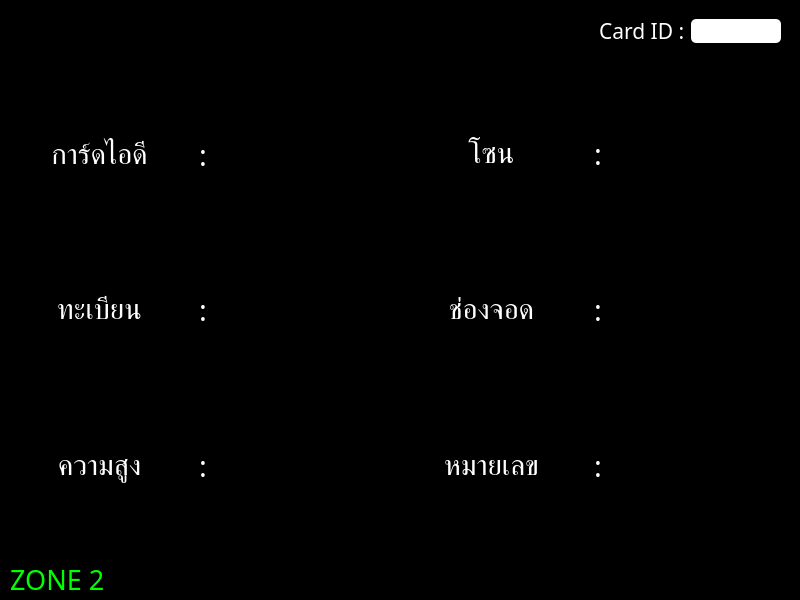
<?xml version="1.0" encoding="UTF-8"?>
<ui version="4.0">
 <class>MainControllerZ2Window</class>
 <widget class="QMainWindow" name="MainControllerZ2Window">
  <property name="geometry">
   <rect>
    <x>0</x>
    <y>0</y>
    <width>800</width>
    <height>600</height>
   </rect>
  </property>
  <property name="windowTitle">
   <string>Controller_zone1</string>
  </property>
  <widget class="QWidget" name="centralwidget">
   <property name="styleSheet">
    <string notr="true">background-color: rgb(0, 0, 0);</string>
   </property>
   <layout class="QVBoxLayout" name="verticalLayout">
    <property name="spacing">
     <number>0</number>
    </property>
    <property name="leftMargin">
     <number>0</number>
    </property>
    <property name="topMargin">
     <number>0</number>
    </property>
    <property name="rightMargin">
     <number>0</number>
    </property>
    <property name="bottomMargin">
     <number>0</number>
    </property>
    <item>
     <widget class="QFrame" name="frame">
      <property name="frameShape">
       <enum>QFrame::StyledPanel</enum>
      </property>
      <property name="frameShadow">
       <enum>QFrame::Raised</enum>
      </property>
      <layout class="QVBoxLayout" name="verticalLayout_2">
       <property name="spacing">
        <number>0</number>
       </property>
       <property name="leftMargin">
        <number>0</number>
       </property>
       <property name="topMargin">
        <number>0</number>
       </property>
       <property name="rightMargin">
        <number>0</number>
       </property>
       <property name="bottomMargin">
        <number>0</number>
       </property>
       <item>
        <widget class="QFrame" name="frame_2">
         <property name="maximumSize">
          <size>
           <width>16777215</width>
           <height>60</height>
          </size>
         </property>
         <property name="frameShape">
          <enum>QFrame::NoFrame</enum>
         </property>
         <property name="frameShadow">
          <enum>QFrame::Raised</enum>
         </property>
         <layout class="QHBoxLayout" name="horizontalLayout_2">
          <item>
           <widget class="QFrame" name="frame_17">
            <property name="font">
             <font>
              <family>Mitr SemiBold</family>
              <pointsize>16</pointsize>
             </font>
            </property>
            <property name="styleSheet">
             <string notr="true">color:#e20000;</string>
            </property>
            <property name="frameShape">
             <enum>QFrame::NoFrame</enum>
            </property>
            <property name="frameShadow">
             <enum>QFrame::Raised</enum>
            </property>
            <layout class="QHBoxLayout" name="horizontalLayout_7">
             <item>
              <widget class="QLabel" name="old_lot_label">
               <property name="font">
                <font>
                 <family>Mitr SemiBold</family>
                 <pointsize>20</pointsize>
                </font>
               </property>
               <property name="text">
                <string/>
               </property>
              </widget>
             </item>
            </layout>
           </widget>
          </item>
          <item>
           <spacer name="horizontalSpacer">
            <property name="orientation">
             <enum>Qt::Horizontal</enum>
            </property>
            <property name="sizeHint" stdset="0">
             <size>
              <width>40</width>
              <height>20</height>
             </size>
            </property>
           </spacer>
          </item>
          <item>
           <widget class="QFrame" name="frame_5">
            <property name="maximumSize">
             <size>
              <width>200</width>
              <height>16777215</height>
             </size>
            </property>
            <property name="frameShape">
             <enum>QFrame::NoFrame</enum>
            </property>
            <property name="frameShadow">
             <enum>QFrame::Raised</enum>
            </property>
            <layout class="QHBoxLayout" name="horizontalLayout">
             <item>
              <widget class="QLabel" name="label">
               <property name="font">
                <font>
                 <family>Mitr SemiBold</family>
                 <pointsize>16</pointsize>
                </font>
               </property>
               <property name="styleSheet">
                <string notr="true">color: rgb(255, 255, 255);</string>
               </property>
               <property name="text">
                <string>Card ID :</string>
               </property>
              </widget>
             </item>
             <item>
              <widget class="QLineEdit" name="lineEdit">
               <property name="font">
                <font>
                 <family>Mitr SemiBold</family>
                 <pointsize>16</pointsize>
                </font>
               </property>
               <property name="styleSheet">
                <string notr="true">background-color: rgb(255, 255, 255);
color: rgb(0, 0, 0);
border-radius:5px;</string>
               </property>
              </widget>
             </item>
            </layout>
           </widget>
          </item>
         </layout>
        </widget>
       </item>
       <item>
        <widget class="QFrame" name="frame_3">
         <property name="frameShape">
          <enum>QFrame::NoFrame</enum>
         </property>
         <property name="frameShadow">
          <enum>QFrame::Raised</enum>
         </property>
         <layout class="QVBoxLayout" name="verticalLayout_3">
          <item>
           <widget class="QFrame" name="frame_4">
            <property name="frameShape">
             <enum>QFrame::NoFrame</enum>
            </property>
            <property name="frameShadow">
             <enum>QFrame::Raised</enum>
            </property>
            <layout class="QHBoxLayout" name="horizontalLayout_3">
             <property name="spacing">
              <number>10</number>
             </property>
             <property name="leftMargin">
              <number>0</number>
             </property>
             <property name="topMargin">
              <number>0</number>
             </property>
             <property name="rightMargin">
              <number>0</number>
             </property>
             <property name="bottomMargin">
              <number>0</number>
             </property>
             <item>
              <widget class="QFrame" name="frame_6">
               <property name="frameShape">
                <enum>QFrame::NoFrame</enum>
               </property>
               <property name="frameShadow">
                <enum>QFrame::Raised</enum>
               </property>
               <layout class="QVBoxLayout" name="verticalLayout_7">
                <property name="leftMargin">
                 <number>0</number>
                </property>
                <property name="topMargin">
                 <number>0</number>
                </property>
                <property name="rightMargin">
                 <number>0</number>
                </property>
                <property name="bottomMargin">
                 <number>0</number>
                </property>
                <item>
                 <widget class="QFrame" name="frame_11">
                  <property name="frameShape">
                   <enum>QFrame::StyledPanel</enum>
                  </property>
                  <property name="frameShadow">
                   <enum>QFrame::Raised</enum>
                  </property>
                  <layout class="QHBoxLayout" name="horizontalLayout_4">
                   <property name="spacing">
                    <number>0</number>
                   </property>
                   <property name="leftMargin">
                    <number>0</number>
                   </property>
                   <property name="topMargin">
                    <number>0</number>
                   </property>
                   <property name="rightMargin">
                    <number>0</number>
                   </property>
                   <property name="bottomMargin">
                    <number>0</number>
                   </property>
                   <item>
                    <widget class="QFrame" name="frame_8">
                     <property name="frameShape">
                      <enum>QFrame::NoFrame</enum>
                     </property>
                     <property name="frameShadow">
                      <enum>QFrame::Raised</enum>
                     </property>
                     <layout class="QVBoxLayout" name="verticalLayout_4">
                      <item>
                       <widget class="QLabel" name="label_2">
                        <property name="font">
                         <font>
                          <family>Mitr SemiBold</family>
                          <pointsize>22</pointsize>
                         </font>
                        </property>
                        <property name="styleSheet">
                         <string notr="true">color: rgb(255, 255, 255);</string>
                        </property>
                        <property name="text">
                         <string>การ์ดไอดี</string>
                        </property>
                        <property name="alignment">
                         <set>Qt::AlignCenter</set>
                        </property>
                       </widget>
                      </item>
                      <item>
                       <widget class="QLabel" name="label_3">
                        <property name="font">
                         <font>
                          <family>Mitr SemiBold</family>
                          <pointsize>22</pointsize>
                         </font>
                        </property>
                        <property name="styleSheet">
                         <string notr="true">color: rgb(255, 255, 255);</string>
                        </property>
                        <property name="text">
                         <string>ทะเบียน</string>
                        </property>
                        <property name="alignment">
                         <set>Qt::AlignCenter</set>
                        </property>
                       </widget>
                      </item>
                      <item>
                       <widget class="QLabel" name="label_4">
                        <property name="font">
                         <font>
                          <family>Mitr SemiBold</family>
                          <pointsize>22</pointsize>
                         </font>
                        </property>
                        <property name="styleSheet">
                         <string notr="true">color: rgb(255, 255, 255);</string>
                        </property>
                        <property name="text">
                         <string>ความสูง</string>
                        </property>
                        <property name="alignment">
                         <set>Qt::AlignCenter</set>
                        </property>
                       </widget>
                      </item>
                     </layout>
                    </widget>
                   </item>
                   <item>
                    <widget class="QFrame" name="frame_9">
                     <property name="maximumSize">
                      <size>
                       <width>30</width>
                       <height>16777215</height>
                      </size>
                     </property>
                     <property name="frameShape">
                      <enum>QFrame::NoFrame</enum>
                     </property>
                     <property name="frameShadow">
                      <enum>QFrame::Raised</enum>
                     </property>
                     <layout class="QVBoxLayout" name="verticalLayout_5">
                      <item>
                       <widget class="QLabel" name="label_5">
                        <property name="font">
                         <font>
                          <family>Mitr SemiBold</family>
                          <pointsize>22</pointsize>
                         </font>
                        </property>
                        <property name="styleSheet">
                         <string notr="true">color: rgb(255, 255, 255);</string>
                        </property>
                        <property name="text">
                         <string>:</string>
                        </property>
                        <property name="alignment">
                         <set>Qt::AlignCenter</set>
                        </property>
                       </widget>
                      </item>
                      <item>
                       <widget class="QLabel" name="label_6">
                        <property name="font">
                         <font>
                          <family>Mitr SemiBold</family>
                          <pointsize>22</pointsize>
                         </font>
                        </property>
                        <property name="styleSheet">
                         <string notr="true">color: rgb(255, 255, 255);</string>
                        </property>
                        <property name="text">
                         <string>:</string>
                        </property>
                        <property name="alignment">
                         <set>Qt::AlignCenter</set>
                        </property>
                       </widget>
                      </item>
                      <item>
                       <widget class="QLabel" name="label_7">
                        <property name="font">
                         <font>
                          <family>Mitr SemiBold</family>
                          <pointsize>22</pointsize>
                         </font>
                        </property>
                        <property name="styleSheet">
                         <string notr="true">color: rgb(255, 255, 255);</string>
                        </property>
                        <property name="text">
                         <string>:</string>
                        </property>
                        <property name="alignment">
                         <set>Qt::AlignCenter</set>
                        </property>
                       </widget>
                      </item>
                     </layout>
                    </widget>
                   </item>
                   <item>
                    <widget class="QFrame" name="frame_10">
                     <property name="frameShape">
                      <enum>QFrame::NoFrame</enum>
                     </property>
                     <property name="frameShadow">
                      <enum>QFrame::Raised</enum>
                     </property>
                     <layout class="QVBoxLayout" name="verticalLayout_6">
                      <item>
                       <widget class="QLabel" name="label_8">
                        <property name="font">
                         <font>
                          <family>Mitr SemiBold</family>
                          <pointsize>22</pointsize>
                         </font>
                        </property>
                        <property name="styleSheet">
                         <string notr="true">color: #00ff00;</string>
                        </property>
                        <property name="text">
                         <string/>
                        </property>
                        <property name="alignment">
                         <set>Qt::AlignCenter</set>
                        </property>
                       </widget>
                      </item>
                      <item>
                       <widget class="QLabel" name="label_9">
                        <property name="font">
                         <font>
                          <family>Mitr SemiBold</family>
                          <pointsize>22</pointsize>
                         </font>
                        </property>
                        <property name="styleSheet">
                         <string notr="true">color: #00ff00;</string>
                        </property>
                        <property name="text">
                         <string/>
                        </property>
                        <property name="alignment">
                         <set>Qt::AlignCenter</set>
                        </property>
                       </widget>
                      </item>
                      <item>
                       <widget class="QLabel" name="label_10">
                        <property name="font">
                         <font>
                          <family>Mitr SemiBold</family>
                          <pointsize>22</pointsize>
                         </font>
                        </property>
                        <property name="styleSheet">
                         <string notr="true">color: #00ff00;</string>
                        </property>
                        <property name="text">
                         <string/>
                        </property>
                        <property name="alignment">
                         <set>Qt::AlignCenter</set>
                        </property>
                       </widget>
                      </item>
                     </layout>
                    </widget>
                   </item>
                  </layout>
                 </widget>
                </item>
               </layout>
              </widget>
             </item>
             <item>
              <widget class="QFrame" name="frame_7">
               <property name="frameShape">
                <enum>QFrame::NoFrame</enum>
               </property>
               <property name="frameShadow">
                <enum>QFrame::Raised</enum>
               </property>
               <layout class="QVBoxLayout" name="verticalLayout_11">
                <property name="leftMargin">
                 <number>0</number>
                </property>
                <property name="topMargin">
                 <number>0</number>
                </property>
                <property name="rightMargin">
                 <number>0</number>
                </property>
                <property name="bottomMargin">
                 <number>0</number>
                </property>
                <item>
                 <widget class="QFrame" name="frame_13">
                  <property name="frameShape">
                   <enum>QFrame::NoFrame</enum>
                  </property>
                  <property name="frameShadow">
                   <enum>QFrame::Raised</enum>
                  </property>
                  <layout class="QHBoxLayout" name="horizontalLayout_5">
                   <property name="spacing">
                    <number>0</number>
                   </property>
                   <property name="leftMargin">
                    <number>0</number>
                   </property>
                   <property name="topMargin">
                    <number>0</number>
                   </property>
                   <property name="rightMargin">
                    <number>0</number>
                   </property>
                   <property name="bottomMargin">
                    <number>0</number>
                   </property>
                   <item>
                    <widget class="QFrame" name="frame_14">
                     <property name="frameShape">
                      <enum>QFrame::NoFrame</enum>
                     </property>
                     <property name="frameShadow">
                      <enum>QFrame::Raised</enum>
                     </property>
                     <layout class="QVBoxLayout" name="verticalLayout_8">
                      <item>
                       <widget class="QLabel" name="label_11">
                        <property name="font">
                         <font>
                          <family>Mitr SemiBold</family>
                          <pointsize>22</pointsize>
                         </font>
                        </property>
                        <property name="styleSheet">
                         <string notr="true">color: rgb(255, 255, 255);</string>
                        </property>
                        <property name="text">
                         <string>โซน</string>
                        </property>
                        <property name="alignment">
                         <set>Qt::AlignCenter</set>
                        </property>
                       </widget>
                      </item>
                      <item>
                       <widget class="QLabel" name="label_12">
                        <property name="font">
                         <font>
                          <family>Mitr SemiBold</family>
                          <pointsize>22</pointsize>
                         </font>
                        </property>
                        <property name="styleSheet">
                         <string notr="true">color: rgb(255, 255, 255);</string>
                        </property>
                        <property name="text">
                         <string>ช่องจอด</string>
                        </property>
                        <property name="alignment">
                         <set>Qt::AlignCenter</set>
                        </property>
                       </widget>
                      </item>
                      <item>
                       <widget class="QLabel" name="label_13">
                        <property name="font">
                         <font>
                          <family>Mitr SemiBold</family>
                          <pointsize>22</pointsize>
                         </font>
                        </property>
                        <property name="styleSheet">
                         <string notr="true">color: rgb(255, 255, 255);</string>
                        </property>
                        <property name="text">
                         <string>หมายเลข</string>
                        </property>
                        <property name="alignment">
                         <set>Qt::AlignCenter</set>
                        </property>
                       </widget>
                      </item>
                     </layout>
                    </widget>
                   </item>
                   <item>
                    <widget class="QFrame" name="frame_15">
                     <property name="maximumSize">
                      <size>
                       <width>40</width>
                       <height>16777215</height>
                      </size>
                     </property>
                     <property name="frameShape">
                      <enum>QFrame::NoFrame</enum>
                     </property>
                     <property name="frameShadow">
                      <enum>QFrame::Raised</enum>
                     </property>
                     <layout class="QVBoxLayout" name="verticalLayout_9">
                      <item>
                       <widget class="QLabel" name="label_14">
                        <property name="font">
                         <font>
                          <family>Mitr SemiBold</family>
                          <pointsize>22</pointsize>
                         </font>
                        </property>
                        <property name="styleSheet">
                         <string notr="true">color: rgb(255, 255, 255);</string>
                        </property>
                        <property name="text">
                         <string>:</string>
                        </property>
                        <property name="alignment">
                         <set>Qt::AlignCenter</set>
                        </property>
                       </widget>
                      </item>
                      <item>
                       <widget class="QLabel" name="label_15">
                        <property name="font">
                         <font>
                          <family>Mitr SemiBold</family>
                          <pointsize>22</pointsize>
                         </font>
                        </property>
                        <property name="styleSheet">
                         <string notr="true">color: rgb(255, 255, 255);</string>
                        </property>
                        <property name="text">
                         <string>:</string>
                        </property>
                        <property name="alignment">
                         <set>Qt::AlignCenter</set>
                        </property>
                       </widget>
                      </item>
                      <item>
                       <widget class="QLabel" name="label_16">
                        <property name="font">
                         <font>
                          <family>Mitr SemiBold</family>
                          <pointsize>22</pointsize>
                         </font>
                        </property>
                        <property name="styleSheet">
                         <string notr="true">color: rgb(255, 255, 255);</string>
                        </property>
                        <property name="text">
                         <string>:</string>
                        </property>
                        <property name="alignment">
                         <set>Qt::AlignCenter</set>
                        </property>
                       </widget>
                      </item>
                     </layout>
                    </widget>
                   </item>
                   <item>
                    <widget class="QFrame" name="frame_16">
                     <property name="frameShape">
                      <enum>QFrame::NoFrame</enum>
                     </property>
                     <property name="frameShadow">
                      <enum>QFrame::Raised</enum>
                     </property>
                     <layout class="QVBoxLayout" name="verticalLayout_10">
                      <item>
                       <widget class="QLabel" name="label_17">
                        <property name="font">
                         <font>
                          <family>Mitr SemiBold</family>
                          <pointsize>22</pointsize>
                         </font>
                        </property>
                        <property name="styleSheet">
                         <string notr="true">color: #00ff00;</string>
                        </property>
                        <property name="text">
                         <string/>
                        </property>
                        <property name="alignment">
                         <set>Qt::AlignCenter</set>
                        </property>
                       </widget>
                      </item>
                      <item>
                       <widget class="QLabel" name="label_18">
                        <property name="font">
                         <font>
                          <family>Mitr SemiBold</family>
                          <pointsize>22</pointsize>
                         </font>
                        </property>
                        <property name="styleSheet">
                         <string notr="true">color: #00ff00;</string>
                        </property>
                        <property name="text">
                         <string/>
                        </property>
                        <property name="alignment">
                         <set>Qt::AlignCenter</set>
                        </property>
                       </widget>
                      </item>
                      <item>
                       <widget class="QLabel" name="label_19">
                        <property name="font">
                         <font>
                          <family>Mitr SemiBold</family>
                          <pointsize>22</pointsize>
                         </font>
                        </property>
                        <property name="styleSheet">
                         <string notr="true">color: #00ff00;</string>
                        </property>
                        <property name="text">
                         <string/>
                        </property>
                        <property name="alignment">
                         <set>Qt::AlignCenter</set>
                        </property>
                       </widget>
                      </item>
                     </layout>
                    </widget>
                   </item>
                  </layout>
                 </widget>
                </item>
               </layout>
              </widget>
             </item>
            </layout>
           </widget>
          </item>
         </layout>
        </widget>
       </item>
       <item>
        <widget class="QFrame" name="frame_12">
         <property name="maximumSize">
          <size>
           <width>16777215</width>
           <height>40</height>
          </size>
         </property>
         <property name="frameShape">
          <enum>QFrame::NoFrame</enum>
         </property>
         <property name="frameShadow">
          <enum>QFrame::Raised</enum>
         </property>
         <layout class="QHBoxLayout" name="horizontalLayout_6">
          <item>
           <widget class="QLabel" name="label_20">
            <property name="font">
             <font>
              <family>Mitr SemiBold</family>
              <pointsize>20</pointsize>
             </font>
            </property>
            <property name="styleSheet">
             <string notr="true">color: #00ff00;</string>
            </property>
            <property name="text">
             <string>ZONE 2</string>
            </property>
           </widget>
          </item>
          <item>
           <spacer name="horizontalSpacer_2">
            <property name="orientation">
             <enum>Qt::Horizontal</enum>
            </property>
            <property name="sizeHint" stdset="0">
             <size>
              <width>40</width>
              <height>20</height>
             </size>
            </property>
           </spacer>
          </item>
          <item>
           <widget class="QLabel" name="status_label">
            <property name="font">
             <font>
              <family>Mitr SemiBold</family>
              <pointsize>20</pointsize>
             </font>
            </property>
            <property name="styleSheet">
             <string notr="true">color: #00ff00;</string>
            </property>
            <property name="text">
             <string/>
            </property>
            <property name="alignment">
             <set>Qt::AlignCenter</set>
            </property>
           </widget>
          </item>
         </layout>
        </widget>
       </item>
      </layout>
     </widget>
    </item>
   </layout>
  </widget>
 </widget>
 <resources/>
 <connections/>
</ui>
